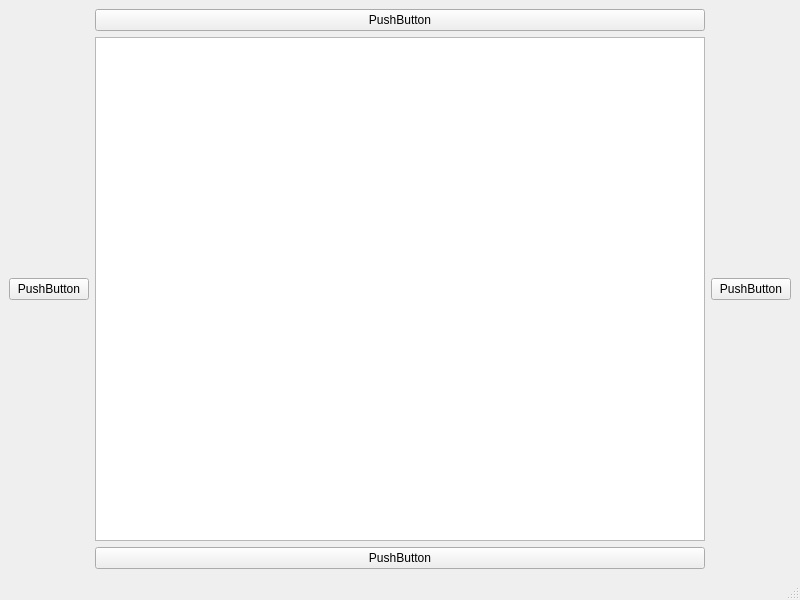
<?xml version="1.0" encoding="UTF-8"?>
<ui version="4.0">
 <class>MainWindow</class>
 <widget class="QMainWindow" name="MainWindow">
  <property name="geometry">
   <rect>
    <x>0</x>
    <y>0</y>
    <width>800</width>
    <height>600</height>
   </rect>
  </property>
  <property name="windowTitle">
   <string>MainWindow</string>
  </property>
  <widget class="QWidget" name="centralwidget">
   <layout class="QGridLayout" name="gridLayout_2">
    <item row="0" column="0">
     <layout class="QGridLayout" name="gridLayout">
      <item row="2" column="1">
       <widget class="QPushButton" name="pushButton_3">
        <property name="text">
         <string>PushButton</string>
        </property>
       </widget>
      </item>
      <item row="1" column="0">
       <widget class="QPushButton" name="pushButton">
        <property name="text">
         <string>PushButton</string>
        </property>
       </widget>
      </item>
      <item row="0" column="1">
       <widget class="QPushButton" name="pushButton_2">
        <property name="text">
         <string>PushButton</string>
        </property>
       </widget>
      </item>
      <item row="1" column="2">
       <widget class="QPushButton" name="pushButton_4">
        <property name="text">
         <string>PushButton</string>
        </property>
       </widget>
      </item>
      <item row="1" column="1">
       <widget class="QGraphicsView" name="graphicsView"/>
      </item>
     </layout>
    </item>
   </layout>
  </widget>
  <widget class="QMenuBar" name="menubar">
   <property name="geometry">
    <rect>
     <x>0</x>
     <y>0</y>
     <width>800</width>
     <height>26</height>
    </rect>
   </property>
  </widget>
  <widget class="QStatusBar" name="statusbar"/>
 </widget>
 <resources/>
 <connections/>
</ui>
